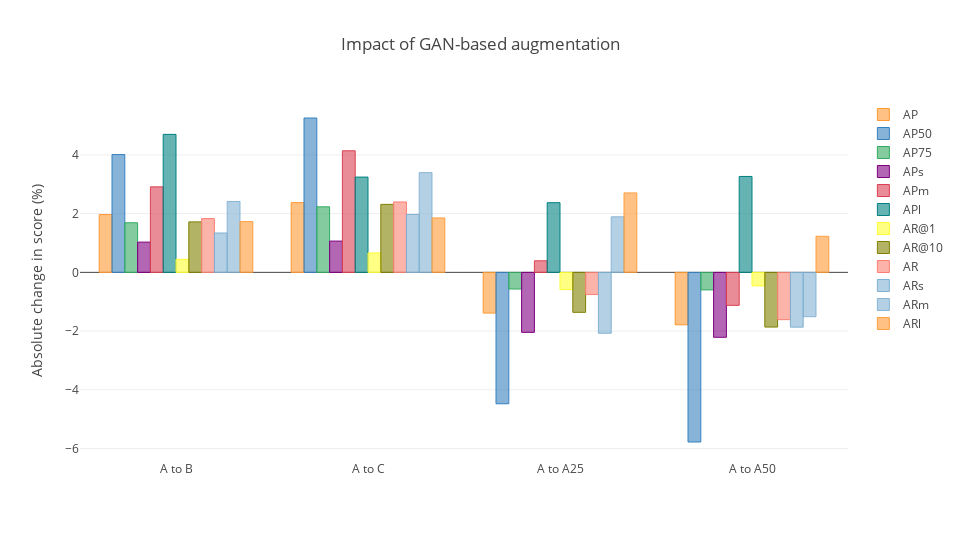

Notebook code for this chart:
### Code cell
layout = {
    "title": "Impact of GAN-based augmentation",
    "yaxis": {
        "title": "Absolute change in score (%)"
    },
    "width": 960,
    "height": 540
}
fig = df_combined.iplot(kind = "bar", y = ["AP", "AP50", "AP75", "APs", "APm", "APl", "AR@1", "AR@10", "AR", "ARs", "ARm", "ARl"], layout = layout, asFigure = True)
py.offline.iplot(fig, show_link = False, config = config)

### Figure 1 — Plotly figure (JSON) as saved in the notebook; plotly's stock layout.template omitted (floating-point values rounded to 4 significant figures)
{"data": [{"marker": {"color": "rgba(255, 153, 51, 0.6)", "line": {"color": "rgba(255, 153, 51, 1.0)", "width": 1}}, "name": "AP", "orientation": "v", "text": "", "type": "bar", "uid": "633cfd60-0f2b-49c2-b60e-ce47ef3d202d", "x": ["A to B", "A to C", "A to A25", "A to A50"], "y": [1.968, 2.376, -1.386, -1.787]}, {"marker": {"color": "rgba(55, 128, 191, 0.6)", "line": {"color": "rgba(55, 128, 191, 1.0)", "width": 1}}, "name": "AP50", "orientation": "v", "text": "", "type": "bar", "uid": "a263782d-c0bc-4ce2-a77e-0ed34efe81f9", "x": ["A to B", "A to C", "A to A25", "A to A50"], "y": [4.012, 5.257, -4.475, -5.777]}, {"marker": {"color": "rgba(50, 171, 96, 0.6)", "line": {"color": "rgba(50, 171, 96, 1.0)", "width": 1}}, "name": "AP75", "orientation": "v", "text": "", "type": "bar", "uid": "9b9c3606-a3d6-414e-8c05-c69264ff8a5e", "x": ["A to B", "A to C", "A to A25", "A to A50"], "y": [1.689, 2.232, -0.5676, -0.5969]}, {"marker": {"color": "rgba(128, 0, 128, 0.6)", "line": {"color": "rgba(128, 0, 128, 1.0)", "width": 1}}, "name": "APs", "orientation": "v", "text": "", "type": "bar", "uid": "69651545-f556-4323-994e-3c46a374b818", "x": ["A to B", "A to C", "A to A25", "A to A50"], "y": [1.03, 1.065, -2.043, -2.212]}, {"marker": {"color": "rgba(219, 64, 82, 0.6)", "line": {"color": "rgba(219, 64, 82, 1.0)", "width": 1}}, "name": "APm", "orientation": "v", "text": "", "type": "bar", "uid": "53ff6f12-4b24-47a3-bc72-8f413a32b57b", "x": ["A to B", "A to C", "A to A25", "A to A50"], "y": [2.912, 4.141, 0.3941, -1.123]}, {"marker": {"color": "rgba(0, 128, 128, 0.6)", "line": {"color": "rgba(0, 128, 128, 1.0)", "width": 1}}, "name": "APl", "orientation": "v", "text": "", "type": "bar", "uid": "a8aa5495-5dc5-4b1b-84cc-ed18a3c3c57f", "x": ["A to B", "A to C", "A to A25", "A to A50"], "y": [4.7, 3.245, 2.373, 3.266]}, {"marker": {"color": "rgba(255, 255, 51, 0.6)", "line": {"color": "rgba(255, 255, 51, 1.0)", "width": 1}}, "name": "AR@1", "orientation": "v", "text": "", "type": "bar", "uid": "82ca42a0-53fb-4118-9f93-434aafc3782e", "x": ["A to B", "A to C", "A to A25", "A to A50"], "y": [0.4434, 0.6616, -0.5868, -0.4604]}, {"marker": {"color": "rgba(128, 128, 0, 0.6)", "line": {"color": "rgba(128, 128, 0, 1.0)", "width": 1}}, "name": "AR@10", "orientation": "v", "text": "", "type": "bar", "uid": "7813ec5f-b341-4eda-9fa7-21d209f7b2c2", "x": ["A to B", "A to C", "A to A25", "A to A50"], "y": [1.719, 2.315, -1.361, -1.862]}, {"marker": {"color": "rgba(251, 128, 114, 0.6)", "line": {"color": "rgba(251, 128, 114, 1.0)", "width": 1}}, "name": "AR", "orientation": "v", "text": "", "type": "bar", "uid": "d9c7ecbc-061e-47b3-b9c0-3a9496ed9078", "x": ["A to B", "A to C", "A to A25", "A to A50"], "y": [1.832, 2.398, -0.7555, -1.611]}, {"marker": {"color": "rgba(128, 177, 211, 0.6)", "line": {"color": "rgba(128, 177, 211, 1.0)", "width": 1}}, "name": "ARs", "orientation": "v", "text": "", "type": "bar", "uid": "8933c50f-4f83-4f72-8c96-7307507e4f8e", "x": ["A to B", "A to C", "A to A25", "A to A50"], "y": [1.341, 1.973, -2.073, -1.866]}, {"marker": {"color": "rgba(128, 177, 211, 0.6)", "line": {"color": "rgba(128, 177, 211, 0.8999999999999999)", "width": 1}}, "name": "ARm", "orientation": "v", "text": "", "type": "bar", "uid": "2483d077-cb23-4444-9b4c-97ff6589b5d7", "x": ["A to B", "A to C", "A to A25", "A to A50"], "y": [2.415, 3.396, 1.892, -1.51]}, {"marker": {"color": "rgba(255, 153, 51, 0.6)", "line": {"color": "rgba(255, 153, 51, 0.8999999999999999)", "width": 1}}, "name": "ARl", "orientation": "v", "text": "", "type": "bar", "uid": "5949cb0a-f640-4e1f-9830-bc30d3de98c6", "x": ["A to B", "A to C", "A to A25", "A to A50"], "y": [1.729, 1.854, 2.706, 1.229]}], "layout": {"height": 540, "title": {"text": "Impact of GAN-based augmentation"}, "width": 960, "yaxis": {"title": {"text": "Absolute change in score (%)"}}}}
